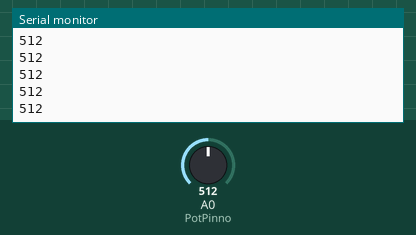
Recording of a sketch running on a simulated Arduino Uno, built with avr-gcc and run on an emulated ATmega328P. Parts: the last lines printed to the serial monitor. Inputs (shaded band) come from the test bench; at power-on: A0 (PotPinno) = 512.

Above: at 1.2 s.
1.3 s: A0 (PotPinno) set to 716
At 2.4 s:
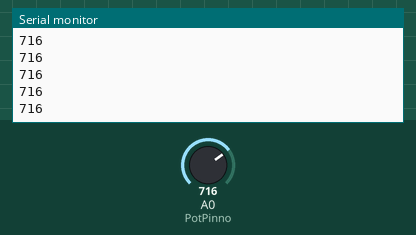
2.8 s: A0 (PotPinno) set to 900
At 3.9 s:
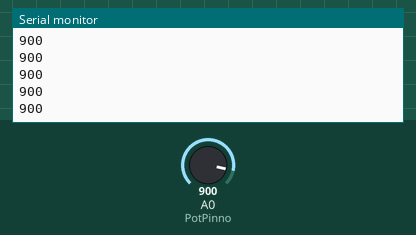
Timing chart, 0 to 5.8 s (numbered marks = the images above; inputs shaded):
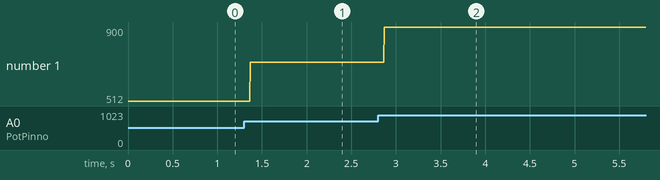

The sketch:

Potentiometer.ino
```cpp
int PotPinno = A0;
int PotData;
void setup()
{
  Serial.begin(9600);
  pinMode(PotPinno,INPUT);
}

void loop()
{
  PotData = analogRead( PotPinno);
  Serial.println(PotData);
  //delay(100);
}
```

Measured:
- after the input at 1.3 s, the serial monitor: prints a new line after 0.07 s (image 1)
- after the input at 2.8 s, the serial monitor: prints a new line after 0.07 s (image 2)
- plotted number 1: 512 → 716 after the input at 1.3 s, 716 → 900 after the input at 2.8 s
